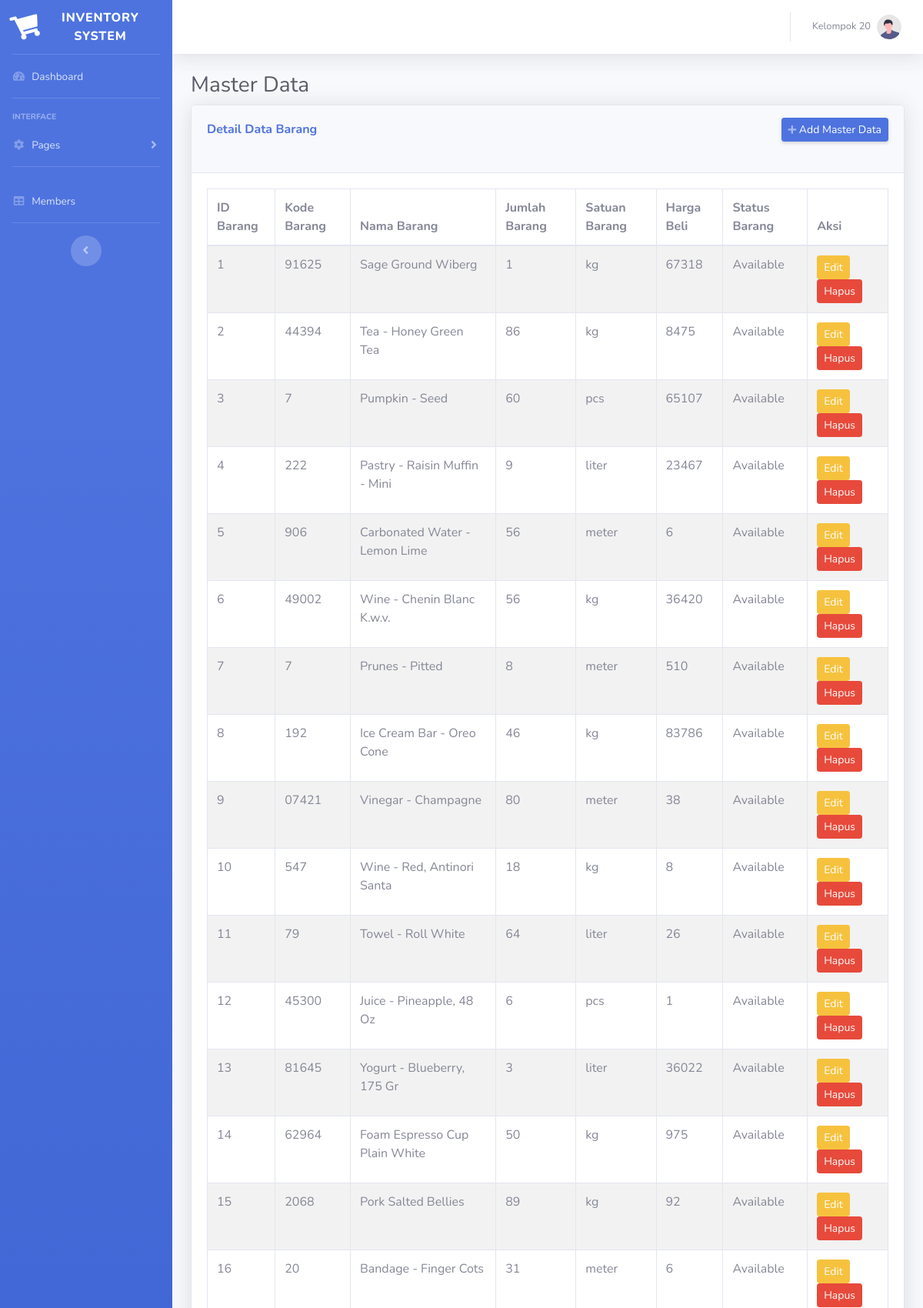
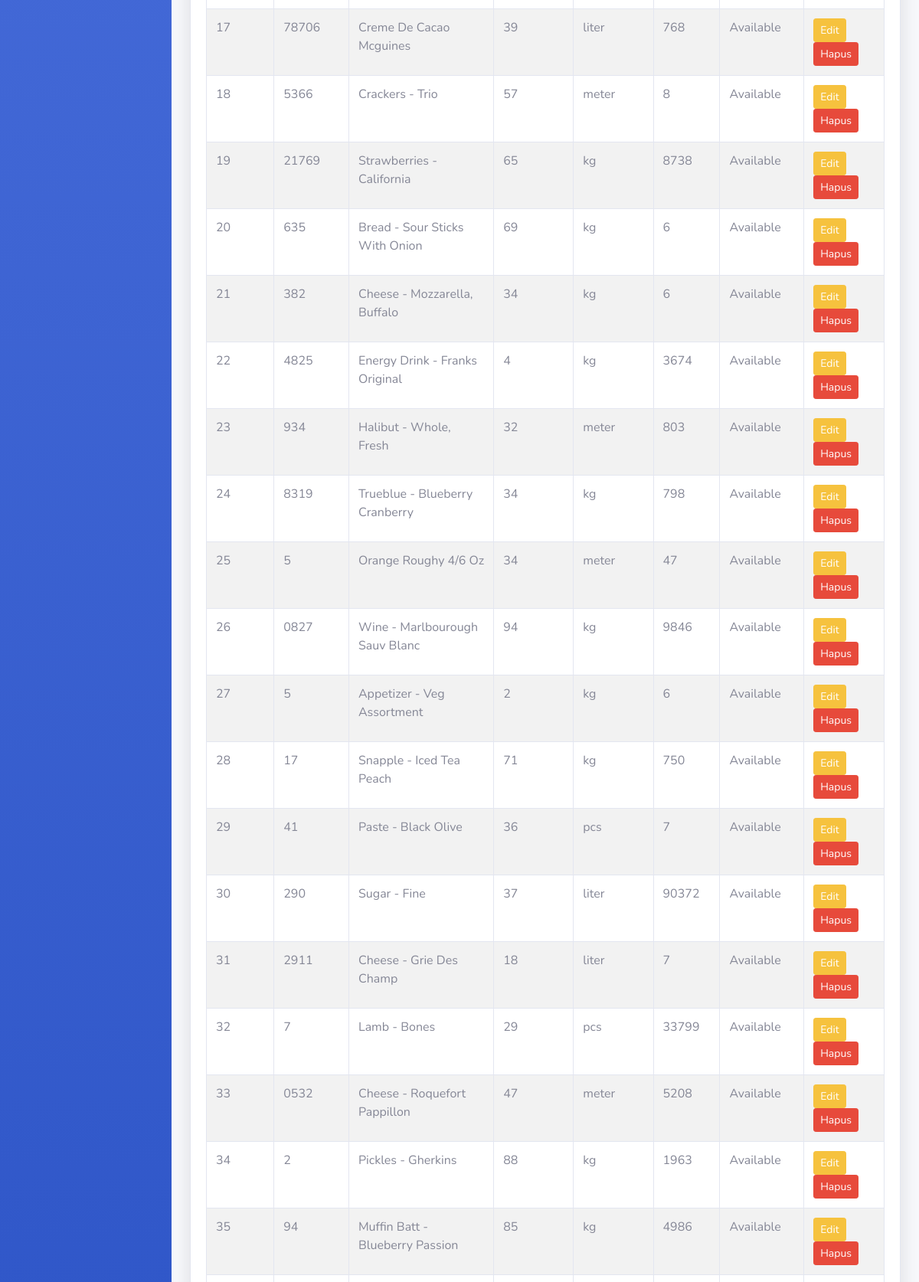
Page /index.php?page=master-data (upper part) on the committed database (2 pictures, top to bottom).
### tables this page shows
CREATE TABLE IF NOT EXISTS `master_data` (
  `id_barang` int(10) NOT NULL AUTO_INCREMENT,
  `kode_barang` varchar(20) NOT NULL,
  `nama_barang` varchar(50) NOT NULL,
  `jumlah_barang` int(10) NOT NULL,
  `satuan_barang` varchar(20) NOT NULL,
  `harga_beli` double NOT NULL,
  `status_barang` enum('1','0') NOT NULL,
  PRIMARY KEY (`id_barang`)
);

### index.php (called while the page is built, shortened)
<?php
include_once("./pages-components/header.php");
include_once("./pages-components/navbar.php");
$page = isset($_GET['page']) ? $_GET['page'] : false;
$pagesTrack = "./pages/".$page.".php";
if(file_exists($pagesTrack)) {
    include_once($pagesTrack);
} else {
    include_once("./pages/dashboard.php");
}
include_once("./pages-components/footer.php");
exit;

### pages/master-data.php (the view, shortened to what this page needs)
<?php
    $sql = "SELECT * FROM master_data";
    $result = $conn->query($sql);
?>
<div class="container-fluid">
    <h1 class="h3 mb-2 text-gray-800">Master Data</h1>
    <div class="card shadow mb-4">
        <div class="card-header py-3">
            <div class="d-sm-flex align-items-center justify-content-between mb-4">
                <h6 class="m-0 font-weight-bold text-primary">Detail Data Barang</h6>
                <a href="<?php echo BASE_URL."index.php?page=master-data-form";?>"
                    class="d-none d-sm-inline-block btn btn-sm btn-primary shadow-sm"><i
                        class="fas fa-plus fa-sm text-white-50"></i> Add Master Data</a>
            </div>
        </div>
        <div class="card-body">
            <table id="example" class="table table-striped table-bordered" style="width:100%">
                <thead>
                    <tr>
                        <th>ID Barang</th>
                        <th>Kode Barang</th>
                        <th>Nama Barang</th>
                        <th>Jumlah Barang</th>
                        <th>Satuan Barang</th>
                        <th>Harga Beli</th>
                        <th>Status Barang</th>
                        <th>Aksi</th>
                    </tr>
                </thead>
                <tbody>
                    <?php while ($row = $result->fetch_assoc()) {
                        $status_barang = ($row["jumlah_barang"] != 0 && $row["status_barang"] != 0 ) ? 'Available' : 'Not Available';
                    ?>
                    <tr>
                        <td><?php echo $row["id_barang"]?></td>
                        <td><?php echo $row["kode_barang"]?></td>
                        <td><?php echo $row["nama_barang"]?></td>
                        <td><?php echo $row["jumlah_barang"]?></td>
                        <td><?php echo $row["satuan_barang"]?></td>
                        <td><?php echo $row["harga_beli"]?></td>
                        <td><?php echo $status_barang?></td>
                        <td>
                            <a href="<?php echo BASE_URL."index.php?page=master-data-form&action=edit&id_barang=".$row["id_barang"];?>"
                                <button type="button" class="btn btn-warning btn-sm">Edit</button>
                            </a>
                            <a href="<?php echo BASE_URL."index.php?page=master-data&action=delete&id_barang=".$row["id_barang"];?>"
                                onclick="
                                return confirm('Are you want to delete this data?');">
                                <button type="button" class="btn btn-danger btn-sm">Hapus</button>
                            </a>
                        </td>
                    </tr>
                    <?php }?>
                </tbody>
            </table>
        </div>
    </div>
</div>

### pages-components/header.php (shortened to what this page needs)
<!DOCTYPE html>
<html lang="en">
<head>
    <link rel="stylesheet" type="text/css"
        href="<?php echo BASE_URL."/assets/vendor/fontawesome-free/css/all.min.css"; ?>">
    <link rel="stylesheet" href="https://cdn.datatables.net/2.0.7/css/dataTables.bootstrap4.css">
    <link rel="stylesheet" href="https://cdnjs.cloudflare.com/ajax/libs/twitter-bootstrap/4.5.2/css/bootstrap.css">
    <link rel="stylesheet" type="text/css" href="<?php echo BASE_URL."assets/css/sb-admin-2.min.css"; ?>">
</head>
<body id="page-top">

### pages-components/navbar.php (shortened to what this page needs)
<div id="wrapper">
    <ul class="navbar-nav bg-gradient-primary sidebar sidebar-dark accordion" id="accordionSidebar">
        <a class="sidebar-brand d-flex align-items-center justify-content-center"
            href="<?php echo BASE_URL."index.php?page=dashboard";?>">
            <div class="sidebar-brand-icon rotate-n-15">
                <i class="fa fa-shopping-cart"></i>
            </div>
            <div class="sidebar-brand-text mx-3">Inventory System</div>
        </a>
        <hr class="sidebar-divider my-0">
        <li class="nav-item">
            <a class="nav-link" href="<?php echo BASE_URL."index.php?page=dashboard";?>">
                <i class="fas fa-fw fa-tachometer-alt"></i>
                <span>Dashboard</span></a>
        </li>
        <hr class="sidebar-divider">
        <div class="sidebar-heading">
            Interface
        </div>
        <li class="nav-item">
            <a class="nav-link collapsed" href="#" data-toggle="collapse" data-target="#collapseTwo"
                aria-expanded="true" aria-controls="collapseTwo">
                <i class="fas fa-fw fa-cog"></i>
                <span>Pages</span>
            </a>
        </li>
        <hr class="sidebar-divider">
        <li class="nav-item">
            <a class="nav-link" href="<?php echo BASE_URL."index.php?page=member";?>">
                <i class="fas fa-fw fa-table"></i>
                <span>Members</span></a>
        </li>
        <hr class="sidebar-divider d-none d-md-block">
        <div class="text-center d-none d-md-inline">
            <button class="rounded-circle border-0" id="sidebarToggle"></button>
        </div>
    </ul>
    <div id="content-wrapper" class="d-flex flex-column">
        <div id="content">
            <nav class="navbar navbar-expand navbar-light bg-white topbar mb-4 static-top shadow">
                <ul class="navbar-nav ml-auto">
                    <li class="nav-item dropdown no-arrow">
                        <a class="nav-link dropdown-toggle" href="#" id="userDropdown" role="button"
                            data-toggle="dropdown" aria-haspopup="true" aria-expanded="false">
                            <span class="mr-2 d-none d-lg-inline text-gray-600 small">Kelompok 20</span>
                            <img class="img-profile rounded-circle" src="./assets/img/undraw_profile.svg">
                        </a>
                    </li>
                </ul>
            </nav>

### pages-components/footer.php (shortened to what this page needs)
</div>
</div>
</div>
</body>
</html>

### rows in the picture
master_data: id_barang "1", kode_barang "91625", nama_barang "Sage Ground Wiberg", jumlah_barang "1", satuan_barang "kg", harga_beli "67318", status_barang "Available"
master_data: id_barang "2", kode_barang "44394", nama_barang "Tea - Honey Green Tea", jumlah_barang "86", satuan_barang "kg", harga_beli "8475", status_barang "Available"
master_data: id_barang "3", kode_barang "7", nama_barang "Pumpkin - Seed", jumlah_barang "60", satuan_barang "pcs", harga_beli "65107", status_barang "Available"
master_data: id_barang "4", kode_barang "222", nama_barang "Pastry - Raisin Muffin - Mini", jumlah_barang "9", satuan_barang "liter", harga_beli "23467", status_barang "Available"
master_data: id_barang "5", kode_barang "906", nama_barang "Carbonated Water - Lemon Lime", jumlah_barang "56", satuan_barang "meter", harga_beli "6", status_barang "Available"
master_data: id_barang "6", kode_barang "49002", nama_barang "Wine - Chenin Blanc K.w.v.", jumlah_barang "56", satuan_barang "kg", harga_beli "36420", status_barang "Available"
master_data: id_barang "7", kode_barang "7", nama_barang "Prunes - Pitted", jumlah_barang "8", satuan_barang "meter", harga_beli "510", status_barang "Available"
master_data: id_barang "8", kode_barang "192", nama_barang "Ice Cream Bar - Oreo Cone", jumlah_barang "46", satuan_barang "kg", harga_beli "83786", status_barang "Available"
master_data: id_barang "9", kode_barang "07421", nama_barang "Vinegar - Champagne", jumlah_barang "80", satuan_barang "meter", harga_beli "38", status_barang "Available"
master_data: id_barang "10", kode_barang "547", nama_barang "Wine - Red, Antinori Santa", jumlah_barang "18", satuan_barang "kg", harga_beli "8", status_barang "Available"
master_data: id_barang "11", kode_barang "79", nama_barang "Towel - Roll White", jumlah_barang "64", satuan_barang "liter", harga_beli "26", status_barang "Available"
master_data: id_barang "12", kode_barang "45300", nama_barang "Juice - Pineapple, 48 Oz", jumlah_barang "6", satuan_barang "pcs", harga_beli "1", status_barang "Available"
master_data: id_barang "13", kode_barang "81645", nama_barang "Yogurt - Blueberry, 175 Gr", jumlah_barang "3", satuan_barang "liter", harga_beli "36022", status_barang "Available"
master_data: id_barang "14", kode_barang "62964", nama_barang "Foam Espresso Cup Plain White", jumlah_barang "50", satuan_barang "kg", harga_beli "975", status_barang "Available"
master_data: id_barang "15", kode_barang "2068", nama_barang "Pork Salted Bellies", jumlah_barang "89", satuan_barang "kg", harga_beli "92", status_barang "Available"
master_data: id_barang "16", kode_barang "20", nama_barang "Bandage - Finger Cots", jumlah_barang "31", satuan_barang "meter", harga_beli "6", status_barang "Available"
master_data: id_barang "17", kode_barang "78706", nama_barang "Creme De Cacao Mcguines", jumlah_barang "39", satuan_barang "liter", harga_beli "768", status_barang "Available"
master_data: id_barang "18", kode_barang "5366", nama_barang "Crackers - Trio", jumlah_barang "57", satuan_barang "meter", harga_beli "8", status_barang "Available"
master_data: id_barang "19", kode_barang "21769", nama_barang "Strawberries - California", jumlah_barang "65", satuan_barang "kg", harga_beli "8738", status_barang "Available"
master_data: id_barang "20", kode_barang "635", nama_barang "Bread - Sour Sticks With Onion", jumlah_barang "69", satuan_barang "kg", harga_beli "6", status_barang "Available"
master_data: id_barang "21", kode_barang "382", nama_barang "Cheese - Mozzarella, Buffalo", jumlah_barang "34", satuan_barang "kg", harga_beli "6", status_barang "Available"
master_data: id_barang "22", kode_barang "4825", nama_barang "Energy Drink - Franks Original", jumlah_barang "4", satuan_barang "kg", harga_beli "3674", status_barang "Available"
master_data: id_barang "23", kode_barang "934", nama_barang "Halibut - Whole, Fresh", jumlah_barang "32", satuan_barang "meter", harga_beli "803", status_barang "Available"
master_data: id_barang "24", kode_barang "8319", nama_barang "Trueblue - Blueberry Cranberry", jumlah_barang "34", satuan_barang "kg", harga_beli "798", status_barang "Available"
master_data: id_barang "25", kode_barang "5", nama_barang "Orange Roughy 4/6 Oz", jumlah_barang "34", satuan_barang "meter", harga_beli "47", status_barang "Available"
master_data: id_barang "26", kode_barang "0827", nama_barang "Wine - Marlbourough Sauv Blanc", jumlah_barang "94", satuan_barang "kg", harga_beli "9846", status_barang "Available"
master_data: id_barang "27", kode_barang "5", nama_barang "Appetizer - Veg Assortment", jumlah_barang "2", satuan_barang "kg", harga_beli "6", status_barang "Available"
master_data: id_barang "28", kode_barang "17", nama_barang "Snapple - Iced Tea Peach", jumlah_barang "71", satuan_barang "kg", harga_beli "750", status_barang "Available"
master_data: id_barang "29", kode_barang "41", nama_barang "Paste - Black Olive", jumlah_barang "36", satuan_barang "pcs", harga_beli "7", status_barang "Available"
master_data: id_barang "30", kode_barang "290", nama_barang "Sugar - Fine", jumlah_barang "37", satuan_barang "liter", harga_beli "90372", status_barang "Available"
master_data: id_barang "31", kode_barang "2911", nama_barang "Cheese - Grie Des Champ", jumlah_barang "18", satuan_barang "liter", harga_beli "7", status_barang "Available"
master_data: id_barang "32", kode_barang "7", nama_barang "Lamb - Bones", jumlah_barang "29", satuan_barang "pcs", harga_beli "33799", status_barang "Available"
master_data: id_barang "33", kode_barang "0532", nama_barang "Cheese - Roquefort Pappillon", jumlah_barang "47", satuan_barang "meter", harga_beli "5208", status_barang "Available"
master_data: id_barang "34", kode_barang "2", nama_barang "Pickles - Gherkins", jumlah_barang "88", satuan_barang "kg", harga_beli "1963", status_barang "Available"
master_data: id_barang "35", kode_barang "94", nama_barang "Muffin Batt - Blueberry Passion", jumlah_barang "85", satuan_barang "kg", harga_beli "4986", status_barang "Available"
